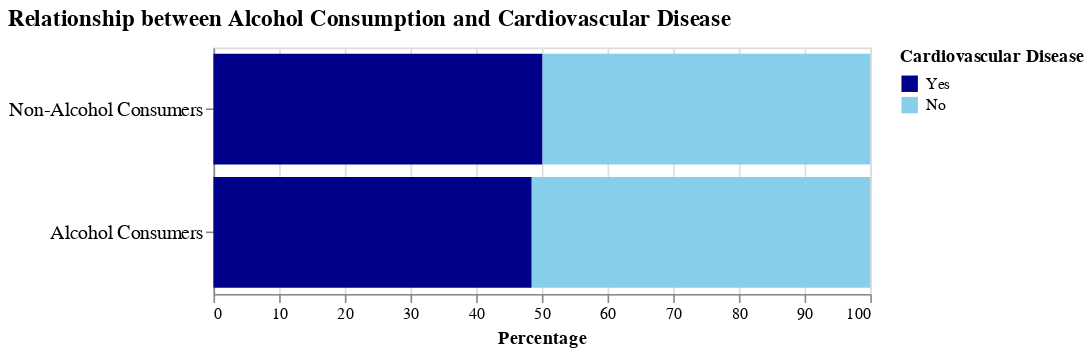

Notebook cell for this chart:
### Markdown cell above
## Step 1: Create bar chart depicting the relationship between alcochol consumption and CVD

### Code cell
# Data preprocessing
total_alcohol = df['alco'].sum()
total_nonalcohol = df['alco'].count() - total_alcohol

agg_data_alcohol_bar = df.groupby(['alco', 'cardio']).size().reset_index(name='counts')

# Normalization
agg_data_alcohol_bar['percentage'] = agg_data_alcohol_bar['counts']
agg_data_alcohol_bar.loc[agg_data_alcohol_bar['alco'] == 1, 'percentage'] /= total_alcohol
agg_data_alcohol_bar.loc[agg_data_alcohol_bar['alco'] == 0, 'percentage'] /= total_nonalcohol
agg_data_alcohol_bar['percentage'] *= 100

text_data_alcohol = agg_data_alcohol_bar.copy()
text_data_alcohol['summary'] = text_data_alcohol.apply(lambda x: 'Alcohol Consumers' if x['alco'] == 1 else 'Non-Alcohol Consumers', axis=1)

y_order_alcohol = ['Non-Alcohol Consumers', 'Alcohol Consumers']

# Bar chart
bar_alcohol = alt.Chart(text_data_alcohol).mark_bar().encode(
    y=alt.Y('summary:N',
            title=None,
            sort=y_order_alcohol,
            axis=alt.Axis(labelFontSize=12)
           ),
    x=alt.X('percentage:Q', title='Percentage'),
    color=alt.Color('cardio:N', legend=alt.Legend(title="Cardiovascular Disease", orient='right'), scale=color_scale),
    tooltip=[
        alt.Tooltip('counts:Q', title='Number of Individuals', format=','),
        alt.Tooltip('percentage:Q', title='Percentage', format='.1f')
    ]
).properties(
    width=400,
    height=150,
    title=alt.TitleParams(
        text="Relationship between Alcohol Consumption and Cardiovascular Disease",
        anchor="start",
        offset=10,
        orient="top",
        fontSize=14
    )
)

bar_alcohol

### Figure 1 — Vega-Lite specification as saved in the notebook (floating-point values rounded to 4 significant figures)
{"config": {"view": {"continuousWidth": 400, "continuousHeight": 300}}, "data": {"name": "data-3a8524261b803c3e9a25acff065b9bb5"}, "mark": "bar", "encoding": {"color": {"field": "cardio", "legend": {"orient": "right", "title": "Cardiovascular Disease"}, "scale": {"domain": ["Yes", "No"], "range": ["darkblue", "skyblue"]}, "type": "nominal"}, "tooltip": [{"field": "counts", "format": ",", "title": "Number of Individuals", "type": "quantitative"}, {"field": "percentage", "format": ".1f", "title": "Percentage", "type": "quantitative"}], "x": {"field": "percentage", "title": "Percentage", "type": "quantitative"}, "y": {"axis": {"labelFontSize": 12}, "field": "summary", "sort": ["Non-Alcohol Consumers", "Alcohol Consumers"], "title": null, "type": "nominal"}}, "height": 150, "title": {"text": "Relationship between Alcohol Consumption and Cardiovascular Disease", "anchor": "start", "fontSize": 14, "offset": 10, "orient": "top"}, "width": 400, "$schema": "https://vega.github.io/schema/vega-lite/v4.17.0.json", "datasets": {"data-3a8524261b803c3e9a25acff065b9bb5": [{"alco": 0, "cardio": "No", "counts": 33080, "percentage": 49.94, "summary": "Non-Alcohol Consumers"}, {"alco": 0, "cardio": "Yes", "counts": 33156, "percentage": 50.06, "summary": "Non-Alcohol Consumers"}, {"alco": 1, "cardio": "No", "counts": 1941, "percentage": 51.57, "summary": "Alcohol Consumers"}, {"alco": 1, "cardio": "Yes", "counts": 1823, "percentage": 48.43, "summary": "Alcohol Consumers"}]}}
